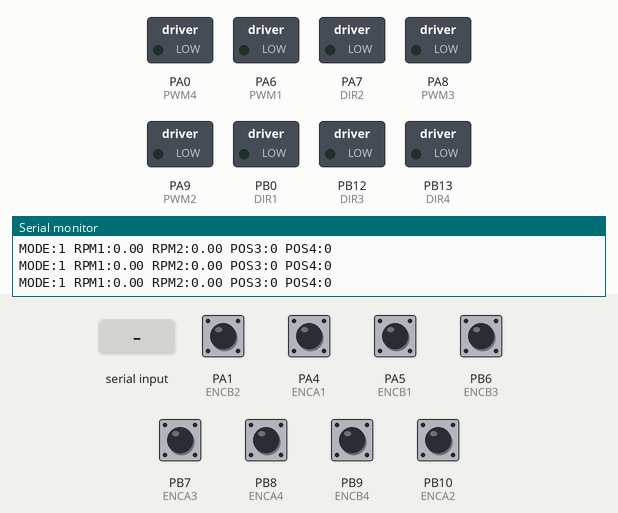
This sketch was run on a simulated STM32 Blue Pill. Parts: switched loads named in the sketch (green lamp = pin HIGH), the last lines printed to the serial monitor. The inputs (shaded band) are chosen by the test bench; at power-on: PA1 (ENCB2), PA4 (ENCA1), PA5 (ENCB1), PB6 (ENCB3), PB7 (ENCA3), PB8 (ENCA4), PB9 (ENCB4), PB10 (ENCA2) HIGH.

Above: at 1.2 s.
1.3 s: "1,90,45\n" received over the second serial link
At 3.6 s:
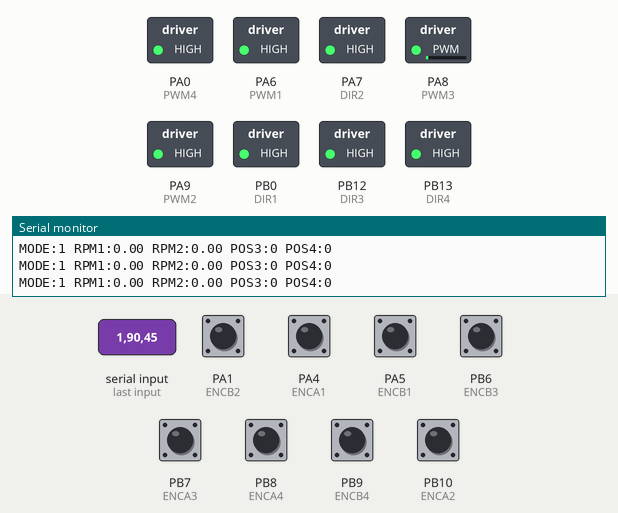
4.3 s: "2,\n" received over the second serial link
At 5.3 s:
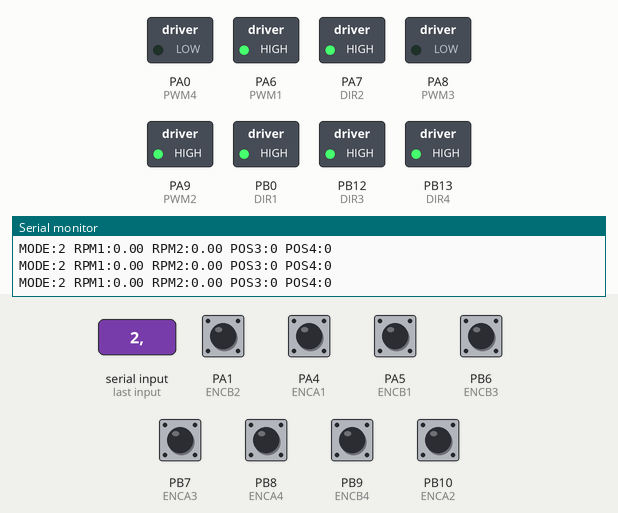
5.8 s: "1,,45\n" received over the second serial link
At 6.5 s:
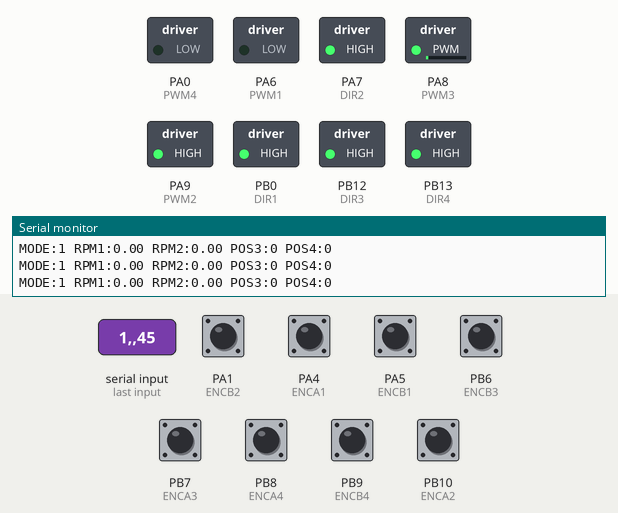
8.8 s: "2,90\n" received over the second serial link
At 9.8 s:
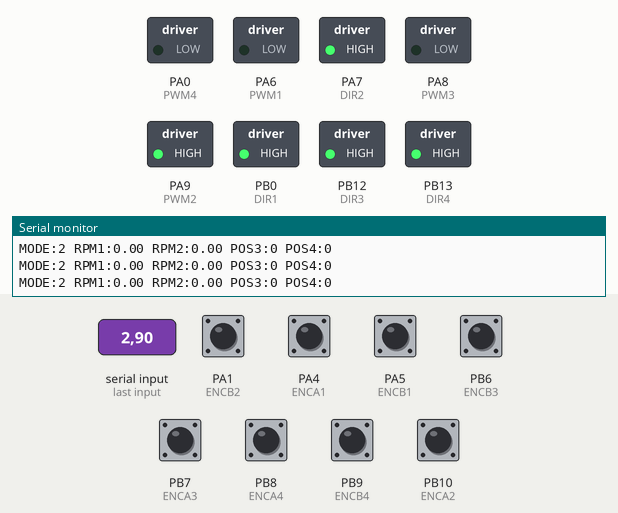
10.3 s: "2,,45\n" received over the second serial link
At 10.7 s:
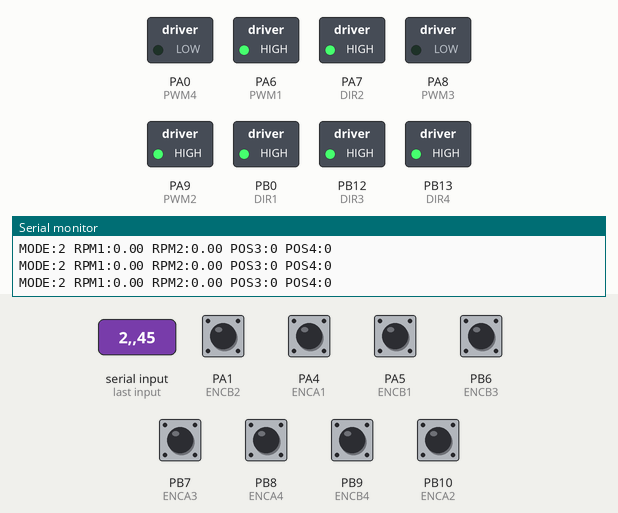
11.8 s: "1,\n" received over the second serial link
At 12.2 s:
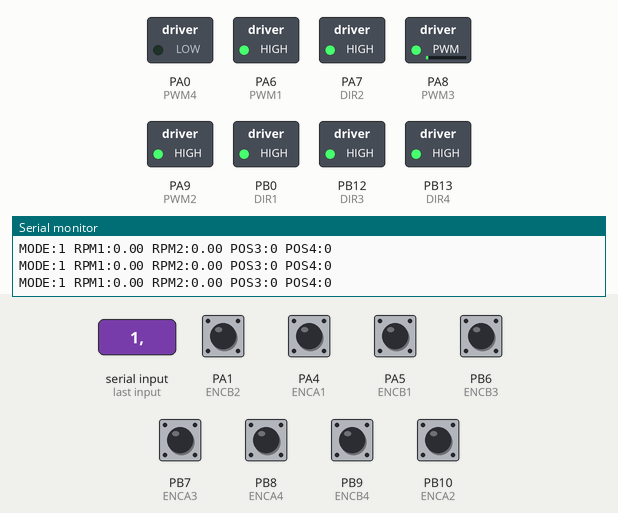
Timing chart, 0 to 15.8 s (numbered marks = the images above; inputs shaded):
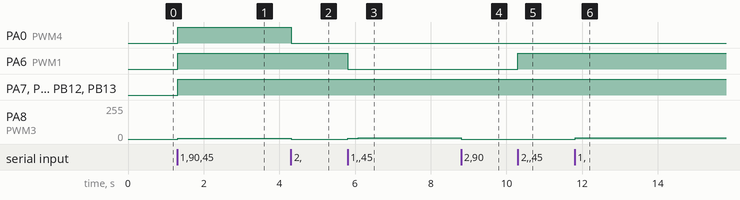

The sketch:

modes_feedback_motors.ino
```cpp
//////////////////// MOTOR 1 ////////////////////
#define ENCA1 PA4
#define ENCB1 PA5
#define PWM1  PA6
#define DIR1  PB0

//////////////////// MOTOR 2 ////////////////////
#define ENCA2 PB10
#define ENCB2 PA1
#define PWM2  PA9
#define DIR2  PA7

//////////////////// MOTOR 3 ////////////////////
#define ENCA3 PB7
#define ENCB3 PB6
#define PWM3  PA8
#define DIR3  PB12

//////////////////// MOTOR 4 ////////////////////
#define ENCA4 PB8
#define ENCB4 PB9
#define PWM4  PA0
#define DIR4  PB13

//////////////////////////////////////////////////
// UART2
//////////////////////////////////////////////////

HardwareSerial Serial2(PA3, PA2);

//////////////////////////////////////////////////
// CONTROL MODE
//////////////////////////////////////////////////

int controlMode = 1;

//////////////////////////////////////////////////
// ENCODER POSITIONS
//////////////////////////////////////////////////

volatile long posi1 = 0;
volatile long posi2 = 0;
volatile long posi3 = 0;
volatile long posi4 = 0;

volatile int lastEncoded1 = 0;
volatile int lastEncoded2 = 0;
volatile int lastEncoded3 = 0;
volatile int lastEncoded4 = 0;

//////////////////////////////////////////////////
// TARGETS
//////////////////////////////////////////////////

float target1 = 0;
float target2 = 0;
float target3 = 0;
float target4 = 0;

float targetPos3 = 0;
float targetPos4 = 0;

//////////////////////////////////////////////////
// PID VARIABLES
//////////////////////////////////////////////////

float eintegral1 = 0;
float eintegral2 = 0;
float eintegral3 = 0;
float eintegral4 = 0;

//////////////////////////////////////////////////
// STEERING PID VARIABLES
//////////////////////////////////////////////////

float steerIntegral3 = 0;
float steerIntegral4 = 0;

float prevError3 = 0;
float prevError4 = 0;

//////////////////////////////////////////////////
// PARAMETERS
//////////////////////////////////////////////////

float PPR = 1980;

float kp = 4.0;
float ki = 0.5;
float kff = 2.4;

//////////////////////////////////////////////////
// STEERING PID PARAMETERS
//////////////////////////////////////////////////

float steerKp = 0.08;
float steerKi = 0.0005;
float steerKd = 0.002;

//////////////////////////////////////////////////
// STEERING LIMITS
//////////////////////////////////////////////////

float MAX_STEER_COUNTS = 3000;

//////////////////////////////////////////////////
// SETUP
//////////////////////////////////////////////////

void setup()
{
    Serial.begin(115200);

    Serial2.begin(115200);

    //////////////////////////////////////////////////
    // ENCODERS
    //////////////////////////////////////////////////

    pinMode(ENCA1, INPUT_PULLUP);
    pinMode(ENCB1, INPUT_PULLUP);

    pinMode(ENCA2, INPUT_PULLUP);
    pinMode(ENCB2, INPUT_PULLUP);

    pinMode(ENCA3, INPUT_PULLUP);
    pinMode(ENCB3, INPUT_PULLUP);

    pinMode(ENCA4, INPUT_PULLUP);
    pinMode(ENCB4, INPUT_PULLUP);

    attachInterrupt(digitalPinToInterrupt(ENCA1), readEncoder1, CHANGE);
    attachInterrupt(digitalPinToInterrupt(ENCB1), readEncoder1, CHANGE);

    attachInterrupt(digitalPinToInterrupt(ENCA2), readEncoder2, CHANGE);
    attachInterrupt(digitalPinToInterrupt(ENCB2), readEncoder2, CHANGE);

    attachInterrupt(digitalPinToInterrupt(ENCA3), readEncoder3, CHANGE);
    attachInterrupt(digitalPinToInterrupt(ENCB3), readEncoder3, CHANGE);

    attachInterrupt(digitalPinToInterrupt(ENCA4), readEncoder4, CHANGE);
    attachInterrupt(digitalPinToInterrupt(ENCB4), readEncoder4, CHANGE);

    //////////////////////////////////////////////////
    // MOTOR OUTPUTS
    //////////////////////////////////////////////////

    pinMode(PWM1, OUTPUT);
    pinMode(DIR1, OUTPUT);

    pinMode(PWM2, OUTPUT);
    pinMode(DIR2, OUTPUT);

    pinMode(PWM3, OUTPUT);
    pinMode(DIR3, OUTPUT);

    pinMode(PWM4, OUTPUT);
    pinMode(DIR4, OUTPUT);
}

//////////////////////////////////////////////////
// LOOP
//////////////////////////////////////////////////

void loop()
{
    receiveTargets();

    static unsigned long lastTime = 0;

    if (millis() - lastTime < 20)
        return;

    lastTime = millis();

    float deltaT = 0.02;

    //////////////////////////////////////////////////
    // MOTOR 1
    //////////////////////////////////////////////////

    long pos1;

    noInterrupts();
    pos1 = posi1;
    interrupts();

    static long prevPos1 = 0;

    long deltaPos1 = pos1 - prevPos1;

    prevPos1 = pos1;

    float rpm1 =
        (deltaPos1 / PPR) * (60.0 / deltaT);

    static float rpmFilt1 = 0;

    rpmFilt1 =
        0.8 * rpmFilt1 + 0.2 * rpm1;

    float e1 = target1 - rpmFilt1;

    float u1 =
        kff * target1 +
        kp * e1 +
        ki * eintegral1;

    float pwr1 = fabs(u1);

    if (pwr1 > 255)
        pwr1 = 255;

    int dir1 = (u1 >= 0) ? 1 : -1;

    if(target1 == 0)
    {
        analogWrite(PWM1, 0);
        eintegral1 = 0;
    }
    else
    {
        setMotor(PWM1, DIR1, dir1, pwr1);

        if(pwr1 < 255)
            eintegral1 += e1 * deltaT;
    }

    //////////////////////////////////////////////////
    // MOTOR 2
    //////////////////////////////////////////////////

    long pos2;

    noInterrupts();
    pos2 = posi2;
    interrupts();

    static long prevPos2 = 0;

    long deltaPos2 = pos2 - prevPos2;

    prevPos2 = pos2;

    float rpm2 =
        (deltaPos2 / PPR) * (60.0 / deltaT);

    static float rpmFilt2 = 0;

    rpmFilt2 =
        0.8 * rpmFilt2 + 0.2 * rpm2;

    float e2 = target2 - rpmFilt2;

    float u2 =
        kff * target2 +
        kp * e2 +
        ki * eintegral2;

    float pwr2 = fabs(u2);

    if (pwr2 > 255)
        pwr2 = 255;

    int dir2 = (u2 >= 0) ? 1 : -1;

    if(target2 == 0)
    {
        analogWrite(PWM2, 0);
        eintegral2 = 0;
    }
    else
    {
        setMotor(PWM2, DIR2, dir2, pwr2);

        if(pwr2 < 255)
            eintegral2 += e2 * deltaT;
    }

    //////////////////////////////////////////////////
    // MOTOR 3
    //////////////////////////////////////////////////

    long pos3;

    noInterrupts();
    pos3 = posi3;
    interrupts();

    static long prevPos3 = 0;

    long deltaPos3 = pos3 - prevPos3;

    prevPos3 = pos3;

    float rpm3 =
        (deltaPos3 / PPR) * (60.0 / deltaT);

    static float rpmFilt3 = 0;

    rpmFilt3 =
        0.8 * rpmFilt3 + 0.2 * rpm3;

    //////////////////////////////////////////////////
    // MODE 1
    // VELOCITY PID
    //////////////////////////////////////////////////

    if(controlMode == 1)
    {
        float e3 = target3 - rpmFilt3;

        float u3 =
            kff * target3 +
            kp * e3 +
            ki * eintegral3;

        float pwr3 = fabs(u3);

        if (pwr3 > 255)
            pwr3 = 255;

        int dir3 = (u3 >= 0) ? 1 : -1;

        if(target3 == 0)
        {
            analogWrite(PWM3, 0);
            eintegral3 = 0;
        }
        else
        {
            setMotor(PWM3, DIR3, dir3, pwr3);

            if(pwr3 < 255)
                eintegral3 += e3 * deltaT;
        }
    }

    //////////////////////////////////////////////////
    // MODE 2
    // POSITION PID
    //////////////////////////////////////////////////

    else if(controlMode == 2)
    {
        float error3 =
            targetPos3 - pos3;

        steerIntegral3 +=
            error3 * deltaT;

        float derivative3 =
            (error3 - prevError3) / deltaT;

        float u3 =
            steerKp * error3 +
            steerKi * steerIntegral3 +
            steerKd * derivative3;

        float pwr3 = fabs(u3);

        if(pwr3 > 255)
            pwr3 = 255;

        int dir3 = (u3 >= 0) ? 1 : -1;

        if(fabs(error3) < 10)
        {
            analogWrite(PWM3, 0);
        }
        else
        {
            setMotor(PWM3, DIR3, dir3, pwr3);
        }

        prevError3 = error3;
    }

    //////////////////////////////////////////////////
    // MOTOR 4
    //////////////////////////////////////////////////

    long pos4;

    noInterrupts();
    pos4 = posi4;
    interrupts();

    static long prevPos4 = 0;

    long deltaPos4 = pos4 - prevPos4;

    prevPos4 = pos4;

    float rpm4 =
        (deltaPos4 / PPR) * (60.0 / deltaT);

    static float rpmFilt4 = 0;

    rpmFilt4 =
        0.8 * rpmFilt4 + 0.2 * rpm4;

    //////////////////////////////////////////////////
    // MODE 1
    //////////////////////////////////////////////////

    if(controlMode == 1)
    {
        float e4 = target4 - rpmFilt4;

        float u4 =
            kff * target4 +
            kp * e4 +
            ki * eintegral4;

        float pwr4 = fabs(u4);

        if (pwr4 > 255)
            pwr4 = 255;

        int dir4 = (u4 >= 0) ? 1 : -1;

        if(target4 == 0)
        {
            analogWrite(PWM4, 0);
            eintegral4 = 0;
        }
        else
        {
            setMotor(PWM4, DIR4, dir4, pwr4);

            if(pwr4 < 255)
                eintegral4 += e4 * deltaT;
        }
    }

    //////////////////////////////////////////////////
    // MODE 2
    //////////////////////////////////////////////////

    else if(controlMode == 2)
    {
        float error4 =
            targetPos4 - pos4;

        steerIntegral4 +=
            error4 * deltaT;

        float derivative4 =
            (error4 - prevError4) / deltaT;

        float u4 =
            steerKp * error4 +
            steerKi * steerIntegral4 +
            steerKd * derivative4;

        float pwr4 = fabs(u4);

        if(pwr4 > 255)
            pwr4 = 255;

        int dir4 = (u4 >= 0) ? 1 : -1;

        if(fabs(error4) < 10)
        {
            analogWrite(PWM4, 0);
        }
        else
        {
            setMotor(PWM4, DIR4, dir4, pwr4);
        }

        prevError4 = error4;
    }

    //////////////////////////////////////////////////
    // VEHICLE SPEED
    //////////////////////////////////////////////////

    float vehicleSpeed =
        (rpmFilt1 + rpmFilt2) / 2.0;

    //////////////////////////////////////////////////
    // SEND FEEDBACK
    //////////////////////////////////////////////////

    Serial2.print(rpmFilt1);
    Serial2.print(",");

    Serial2.print(rpmFilt2);
    Serial2.print(",");

    Serial2.print(rpmFilt3);
    Serial2.print(",");

    Serial2.print(rpmFilt4);
    Serial2.print(",");

    Serial2.print(pos1);
    Serial2.print(",");

    Serial2.print(pos2);
    Serial2.print(",");

    Serial2.print(pos3);
    Serial2.print(",");

    Serial2.print(pos4);
    Serial2.print(",");

    Serial2.print(controlMode);
    Serial2.print(",");

    Serial2.println(vehicleSpeed);

    //////////////////////////////////////////////////
    // DEBUG
    //////////////////////////////////////////////////

    Serial.print("MODE:");
    Serial.print(controlMode);

    Serial.print(" RPM1:");
    Serial.print(rpmFilt1);

    Serial.print(" RPM2:");
    Serial.print(rpmFilt2);

    Serial.print(" POS3:");
    Serial.print(pos3);

    Serial.print(" POS4:");
    Serial.println(pos4);
}

//////////////////////////////////////////////////
// RECEIVE UART DATA
//////////////////////////////////////////////////

void receiveTargets()
{
    static String data = "";

    while (Serial2.available())
    {
        char c = Serial2.read();

        if (c == '\n')
        {
            //////////////////////////////////////////////////
            // MODE 1
            // 1,m1,m2,m3,m4
            //////////////////////////////////////////////////

            if (data.startsWith("1,"))
            {
                controlMode = 1;

                int c1 = data.indexOf(',');
                int c2 = data.indexOf(',', c1 + 1);
                int c3 = data.indexOf(',', c2 + 1);
                int c4 = data.indexOf(',', c3 + 1);

                if (c4 > 0)
                {
                    target1 =
                        data.substring(c1 + 1, c2).toFloat();

                    target2 =
                        data.substring(c2 + 1, c3).toFloat();

                    target3 =
                        data.substring(c3 + 1, c4).toFloat();

                    target4 =
                        data.substring(c4 + 1).toFloat();
                }
            }

            //////////////////////////////////////////////////
            // MODE 2
            // 2,steer,speed
            //////////////////////////////////////////////////

            else if (data.startsWith("2,"))
            {
                controlMode = 2;

                int c1 = data.indexOf(',');
                int c2 = data.indexOf(',', c1 + 1);

                if (c2 > 0)
                {
                    float steer =
                        data.substring(c1 + 1, c2).toFloat();

                    float speed =
                        data.substring(c2 + 1).toFloat();

                    //////////////////////////////////////////////////
                    // REAR MOTORS
                    //////////////////////////////////////////////////

                    target1 = speed;
                    target2 = speed;

                    //////////////////////////////////////////////////
                    // STEERING POSITION
                    //////////////////////////////////////////////////

                    targetPos3 =
                        steer * MAX_STEER_COUNTS;

                    targetPos4 =
                        steer * MAX_STEER_COUNTS;
                }
            }

            data = "";
        }

        else
        {
            data += c;
        }
    }
}

//////////////////////////////////////////////////
// MOTOR CONTROL
//////////////////////////////////////////////////

void setMotor(int pwmPin,
              int dirPin,
              int dir,
              float pwmVal)
{
    analogWrite(pwmPin, pwmVal);

    if(dir == 1)
        digitalWrite(dirPin, HIGH);
    else
        digitalWrite(dirPin, LOW);
}

//////////////////////////////////////////////////
// ENCODER ISR 1
//////////////////////////////////////////////////

void readEncoder1()
{
    int MSB = digitalRead(ENCA1);
    int LSB = digitalRead(ENCB1);

    int encoded = (MSB << 1) | LSB;
    int sum = (lastEncoded1 << 2) | encoded;

    if(sum == 0b1101 || sum == 0b0100 ||
       sum == 0b0010 || sum == 0b1011)
        posi1++;

    if(sum == 0b1110 || sum == 0b0111 ||
       sum == 0b0001 || sum == 0b1000)
        posi1--;

    lastEncoded1 = encoded;
}

//////////////////////////////////////////////////
// ENCODER ISR 2
//////////////////////////////////////////////////

void readEncoder2()
{
    int MSB = digitalRead(ENCA2);
    int LSB = digitalRead(ENCB2);

    int encoded = (MSB << 1) | LSB;
    int sum = (lastEncoded2 << 2) | encoded;

    if(sum == 0b1101 || sum == 0b0100 ||
       sum == 0b0010 || sum == 0b1011)
        posi2++;

    if(sum == 0b1110 || sum == 0b0111 ||
       sum == 0b0001 || sum == 0b1000)
        posi2--;

    lastEncoded2 = encoded;
}

//////////////////////////////////////////////////
// ENCODER ISR 3
//////////////////////////////////////////////////

void readEncoder3()
{
    int MSB = digitalRead(ENCA3);
    int LSB = digitalRead(ENCB3);

    int encoded = (MSB << 1) | LSB;
    int sum = (lastEncoded3 << 2) | encoded;

    if(sum == 0b1101 || sum == 0b0100 ||
       sum == 0b0010 || sum == 0b1011)
        posi3++;

    if(sum == 0b1110 || sum == 0b0111 ||
       sum == 0b0001 || sum == 0b1000)
        posi3--;

    lastEncoded3 = encoded;
}

//////////////////////////////////////////////////
// ENCODER ISR 4
//////////////////////////////////////////////////

void readEncoder4()
{
    int MSB = digitalRead(ENCA4);
    int LSB = digitalRead(ENCB4);

    int encoded = (MSB << 1) | LSB;
    int sum = (lastEncoded4 << 2) | encoded;

    if(sum == 0b1101 || sum == 0b0100 ||
       sum == 0b0010 || sum == 0b1011)
        posi4++;

    if(sum == 0b1110 || sum == 0b0111 ||
       sum == 0b0001 || sum == 0b1000)
        posi4--;

    lastEncoded4 = encoded;
}
```

Measured:
- after the input at 1.3 s, PA0 (PWM4), PA6 (PWM1), PA7 (DIR2), PA9 (PWM2), PB0 (DIR1), PB12 (DIR3), PB13 (DIR4): LOW → HIGH at once; PA8 (PWM3): 0/255 → 6/255 at once, → 7/255 1.2 s later
- after the input at 4.3 s, PA0 (PWM4): HIGH → LOW at once; PA8 (PWM3): 7/255 → 0/255 at once
- after the input at 5.8 s, PA6 (PWM1): HIGH → LOW at once; PA8 (PWM3): 0/255 → 7/255 at once, → 8/255 0.28 s later, → 9/255 2.0 s later
- after the input at 8.8 s, PA8 (PWM3): 9/255 → 0/255 at once
- after the input at 10.3 s, PA6 (PWM1): LOW → HIGH at once
- after the input at 11.8 s, PA8 (PWM3): 0/255 → 9/255 at once, → 10/255 1.4 s later, → 11/255 2.0 s later
